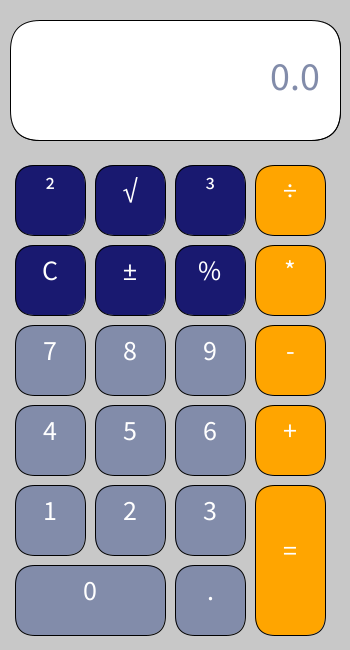
Frame 1 (no input)
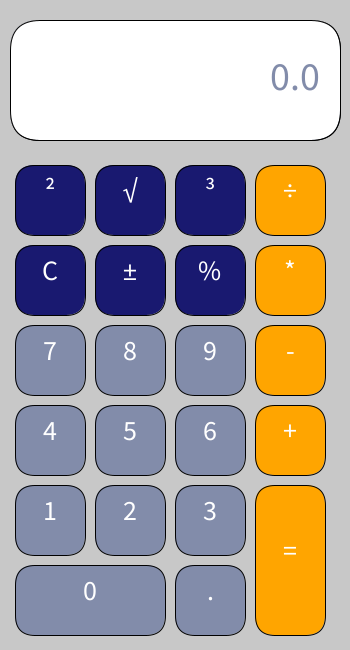
Frame 60 (the mouse pressed at the canvas centre just before this capture)
Frame 120 (the mouse held since frame 60 and released just before this capture): identical to frame 60, image omitted

The Processing sketch that drew these frames (run headless with seeded random() and noise(); from frame 60 on, the mouse is pressed at the canvas centre):

// Processing sketch: calculator2
// ── calculator2.pde
// Liam Scott | Nov 2022 | Calculator Project

Button[] toms = new Button[10];
Button[] jerrys = new Button[12];
String dVal = "0.0";
float l, r, result;
char op = ' ';
boolean left = true;

void setup() {
  size(350, 650);
  // Numbers
  toms[0] = new Button(50, 360, 70, 70, '7', color(130, 140, 170));
  toms[1] = new Button(130, 360, 70, 70, '8', color(130, 140, 170));
  toms[2] = new Button(210, 360, 70, 70, '9', color(130, 140, 170));
  toms[3] = new Button(50, 440, 70, 70, '4', color(130, 140, 170));
  toms[4] = new Button(130, 440, 70, 70, '5', color(130, 140, 170));
  toms[5] = new Button(210, 440, 70, 70, '6', color(130, 140, 170));
  toms[6] = new Button(210, 520, 70, 70, '3', color(130, 140, 170));
  toms[7] = new Button(130, 520, 70, 70, '2', color(130, 140, 170));
  toms[8] = new Button(50, 520, 70, 70, '1', color(130, 140, 170));
  toms[9] = new Button(90, 600, 150, 70, '0', color(130, 140, 170));
  // Special Operations
  jerrys[0] = new Button(50, 280, 70, 70, 'C', color(#191970)); // Clear Button | Done
  jerrys[1] = new Button(130, 280, 70, 70, '±', color(#191970)); // Positive or Negative Button | Done
  jerrys[2] = new Button(210, 280, 70, 70, '%', color(#191970)); // Percent Button | Done
  jerrys[3] = new Button(290, 200, 70, 70, '÷', color(#FFA500)); // Button for Division | Done
  jerrys[4] = new Button(290, 280, 70, 70, '*', color(#FFA500)); // Button for Multiplication | Done
  jerrys[5] = new Button(290, 360, 70, 70, '-', color(#FFA500)); // Button for Subtraction | Done
  jerrys[6] = new Button(290, 440, 70, 70, '+', color(#FFA500)); // Button for Addition | Done
  jerrys[7] = new Button(290, 560, 70, 150, '=', color(#FFA500)); // Button for Enter / Equal | Done
  jerrys[8] = new Button(210, 600, 70, 70, '.', color(130, 140, 170)); //Button for Decimal | Going to be done
  jerrys[9] = new Button(50, 200, 70, 70, '²', color(#191970)); // Button for Squaring | Done
  jerrys[10] = new Button(130, 200, 70, 70, '√', color(#191970)); // Button for Square Root | Done
  jerrys[11] = new Button(210, 200, 70, 70, '³', color(#191970)); // Button for Cubing | Done
}

void draw() {
  background(200);
  updateDisplay();
  textSize(28);
  for (int i = 0; i < jerrys.length; i++) {
    jerrys[i].display();
    jerrys[i].hover(mouseX, mouseY);
  }
  for (int i = 0; i < toms.length; i++) {
    toms[i].display();
    toms[i].hover(mouseX, mouseY);
  }
  updateDisplay();
}

void mouseReleased() {
  for (int i = 0; i < toms.length; i++) {
    if (toms[i].on && dVal.length() < 21) {
      if (dVal.equals("0.0")) {
        dVal = str(toms[i].val);
      } else {
        dVal += str(toms[i].val);
      }
      if (left) {
        l = float(dVal);
      } else {
        r = float(dVal);
      }
    }
  }
  for (int i = 0; i < jerrys.length; i++) {
    if (jerrys[i].on && jerrys[i].val == 'C') {
      dVal = "0.0";
      l = 0.0;
      r = 0.0;
      result = 0.0;
      left = true;
      op = ' ';
    } else if (jerrys[i].on && jerrys[i].val == '+') {
      op = '+';
      left = false;
      dVal = "";
    } else if (jerrys[i].on && jerrys[i].val == '-') {
      op = '-';
      left = false;
      dVal = "";
    } else if (jerrys[i].on && jerrys[i].val == '=') {
      preformCalculation();
    } else if (jerrys[i].on && jerrys[i].val == '*') {
      op = '*';
      left = false;
      dVal = "";
    } else if (jerrys[i].on && jerrys[i].val == '÷') {
      op = '÷';
      left = false;
      dVal = "";
    } else if (jerrys[i].on && jerrys[i].val == '%') {
      op = '%';
      left = false;
      dVal = "";
    } else if (jerrys[i].on && jerrys[i].val == '±') {
      if (left) {
        l = l*-1;
        dVal = str(l);
      } else {
        r = r*-1;
        dVal = str(r);
      }
    } else if (jerrys[i].on && jerrys[i].val == '.') {
      op = '.';
    } else if (jerrys[i].on && jerrys[i].val == '²') {
      if (left) {
        l = sq(l);
        dVal = str(l);
      } else {
        r = sq(r);
        dVal = str(r);
      }
    } else if (jerrys[i].on && jerrys[i].val == '√') {
      op = '√';
      left = false;
      dVal = "";
    } else if (jerrys[i].on && jerrys[i].val == '³') {
      op = '³';
      left = false;
      dVal = "";
    }
    println("L:" + l + " Op:" + op + " R:" + r + " Result:" + result + " Left:" + left);
  }
}

void updateDisplay() {
  rectMode(CENTER);
  rect(width/2, 80, width-20, 120, 30);
  fill(130, 140, 170);
  textAlign(RIGHT);
  if (dVal.length() < 10) {
    textSize(40);
  } else if (dVal.length() < 11) {
    textSize(39);
  } else if (dVal.length() < 12) {
    textSize(38);
  } else if (dVal.length() < 13) {
    textSize(37);
  } else if (dVal.length() < 14) {
    textSize(36);
  } else if (dVal.length() < 15) {
    textSize(35);
  } else if (dVal.length() < 16) {
    textSize(34);
  } else if (dVal.length() < 17) {
    textSize(33);
  } else if (dVal.length() < 18) {
    textSize(32);
  } else if (dVal.length() < 19) {
    textSize(31);
  } else if (dVal.length() < 20) {
    textSize(30);
  } else if (dVal.length() < 21) {
    textSize(29);
  } else if (dVal.length() < 22) {
    textSize(28);
  }
  text(dVal, width-30, 90);
}

void preformCalculation() {
  if (op == '+') {
    result = l + r;
  } else if (op == '-') {
    result = l - r;
  } else if (op == '*') {
    result = l * r;
  } else if (op == '÷') {
    result = l / r;
  } else if (op == '²') {
    result = l * l;
  } else if (op == '³') {
    result = l * l * l;
  } else if (op == '%') {
    result = l/100;
  } else if (op == '√') {
    result = sqrt(l);
  }
  dVal = str(result);
  l = result;
  left = true;
}

// ── Button.pde
class Button {
  // Member Variables
  int x, y, w, h;
  color c1, c2;
  char val;
  boolean on;

  // Constructor
  Button(int x, int y, int w, int h, char val, color c1) {
    this.x = x;
    this.y = y;
    this.w = w;
    this.h = h;
    this.val = val;
    this.c1 = c1;
    c2 = color(58, 100, 54);
    on = false;
  }

  // Member Methods
  void display() {
    if (!on) {
      fill(c1);
    } else {
      fill(c2);
    }
    rectMode(CENTER);
    rect(x, y, w, h, 20);
    textAlign(CENTER);
    fill(255);
    text(val, x, y);
  }

  void hover(int mx, int my) {
    on = (mx > x - w/2 && mx < x + w/2 && my > y - h/2 && my < y + h/2);
  }
}
